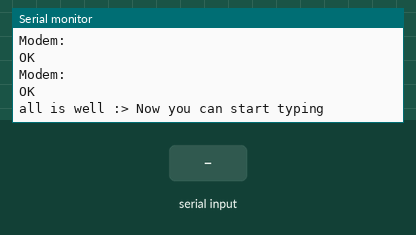
Recording of a sketch running on a simulated Arduino Uno, built with avr-gcc and run on an emulated ATmega328P. Shown: the last lines printed to the serial monitor. Inputs (shaded band) come from the test bench. The modem accepts every AT command (registered, SIM ready, sends succeed) and sends nothing else.

Above: at 6.7 s.
6.8 s: "1\n" received over Serial
At 8.7 s:
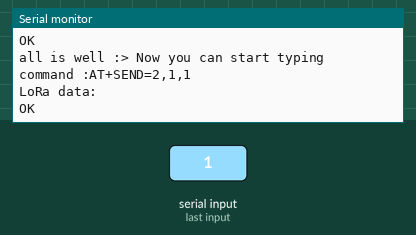
9.3 s: "1\n" received over the second serial link
At 10.7 s:
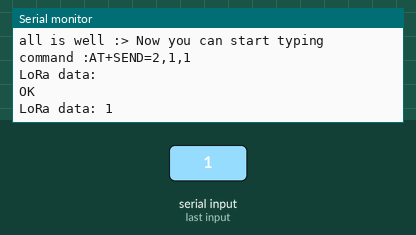
10.8 s: "0\n" received over Serial
At 11.6 s:
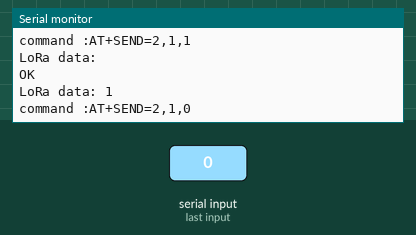
12.3 s: "0\n" received over the second serial link
At 14.2 s:
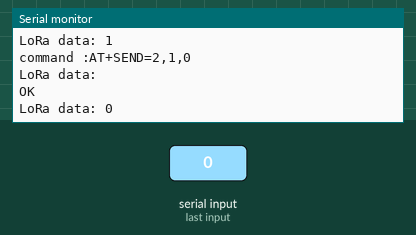

The sketch:

loramodule.ino
```cpp
#include <SoftwareSerial.h>

// RX (Pin 2) -> RYLR998 TXD
// TX (Pin 3) -> RYLR998 RXD
SoftwareSerial loraSerial(2, 3); 

void setup() {
  Serial.begin(9600);      
  loraSerial.begin(9600);  
  
  delay(1000);
  Serial.println("loRa is now started");

  loraSerial.println("AT");
  delay(500);
  printLoRaResponse();

  loraSerial.println("AT+ADDRESS=1"); 
  delay(500);
  printLoRaResponse();

  loraSerial.println("AT+NETWORKID=18");
  delay(500);
  printLoRaResponse();
  
  Serial.println("all is well :> Now you can start typing ");

}

void loop() {
  //for sending
  if (Serial.available()) {
    String msg = Serial.readStringUntil('\n');
    msg.trim();
    
   
    // AT+SEND=<Target Address>,<Length>,<Data>
    String command = "AT+SEND=2," + String(msg.length()) + "," + msg;
    loraSerial.println(command);
    
    Serial.print("command :");
    Serial.println(command);
  }

  if (loraSerial.available()) {
    String incoming = loraSerial.readString();
    Serial.print("LoRa data: ");
    Serial.println(incoming);
  }
}

void printLoRaResponse() {
  while (loraSerial.available()) {
    String resp = loraSerial.readString();
    Serial.print("Modem: ");
    Serial.println(resp);
  }
}
```

Measured:
- after the input at 6.8 s, the serial monitor: prints a new line at once (image 1)
- after the input at 9.3 s, the serial monitor: prints a new line after 1.0 s (image 2)
- after the input at 10.8 s, the serial monitor: prints a new line at once (image 3)
- after the input at 12.3 s, the serial monitor: prints a new line after 1.0 s (image 4)
